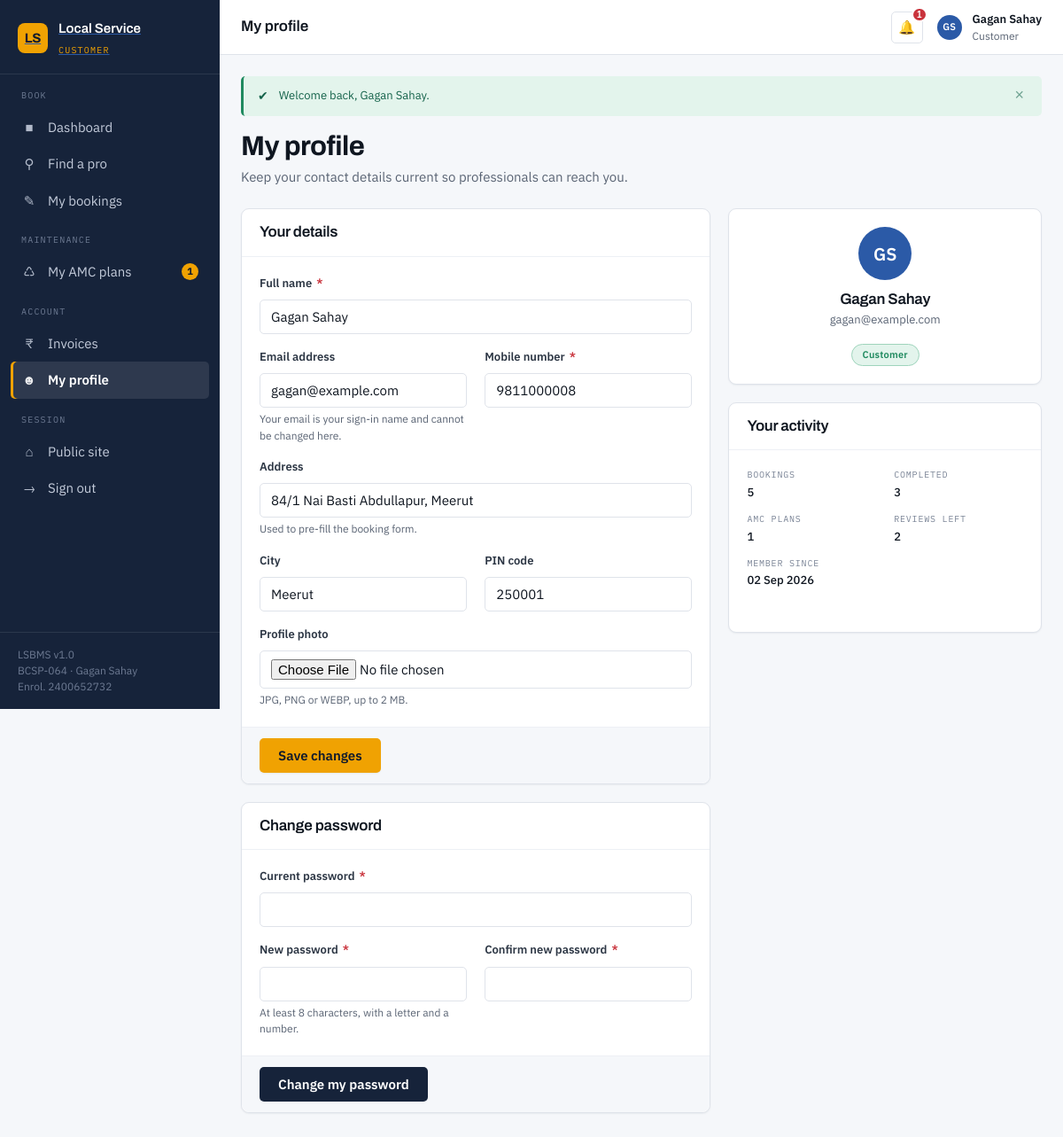
/customer/profile.php (signed in), run on the app's committed database.
### tables this page shows
CREATE TABLE users (
    user_id        INT UNSIGNED  NOT NULL AUTO_INCREMENT,
    full_name      VARCHAR(100)  NOT NULL,
    email          VARCHAR(150)  NOT NULL,
    password_hash  VARCHAR(255)  NOT NULL  COMMENT 'bcrypt output of password_hash(); never plaintext',
    phone          VARCHAR(15)   NOT NULL,
    address        VARCHAR(255)      NULL,
    city           VARCHAR(60)       NULL,
    pincode        VARCHAR(6)        NULL,
    profile_photo  VARCHAR(255)      NULL  COMMENT 'Relative path under assets/uploads/',
    role           ENUM('customer','provider','admin') NOT NULL DEFAULT 'customer',
    status         ENUM('active','suspended')          NOT NULL DEFAULT 'active',
    created_at     DATETIME      NOT NULL DEFAULT CURRENT_TIMESTAMP,
    updated_at     DATETIME      NOT NULL DEFAULT CURRENT_TIMESTAMP ON UPDATE CURRENT_TIMESTAMP,

    PRIMARY KEY (user_id),
    UNIQUE  KEY uq_users_email (email),
    KEY     idx_users_role     (role),
    KEY     idx_users_city     (city)
);

### includes/auth.php (called while the page is built, shortened)
<?php
require_once __DIR__ . '/functions.php';
function is_logged_in(): bool
{
    return !empty($_SESSION['user_id']);
}
function current_user_id(): int
{
    return (int) ($_SESSION['user_id'] ?? 0);
}
function current_user(): ?array
{
    $stmt = db()->prepare('SELECT * FROM users WHERE user_id = :id');
    $stmt->execute([':id' => current_user_id()]);
    return $cached = ($stmt->fetch() ?: null);
}

### config/database.php (called while the page is built, shortened)
<?php
class Database
{
    private static function env(string $key, string $fallback): string
    {
        $value = getenv($key);
        return $value !== '' ? (string) $value : $fallback;
    }
    private static ?PDO $connection = null;
    public static function getConnection(): PDO
    {
        if (self::$connection instanceof PDO) {
            return self::$connection;
        }
        $dsn = sprintf(
            'mysql:host=%s;port=%d;dbname=%s;charset=%s',
            self::env('DB_HOST', '127.0.0.1'),
            (int) self::env('DB_PORT', '3306'),
            self::env('DB_NAME', 'lsbms_db'),
            self::DB_CHARSET
        );
        $options = [
            PDO::ATTR_ERRMODE            => PDO::ERRMODE_EXCEPTION,
            PDO::ATTR_DEFAULT_FETCH_MODE => PDO::FETCH_ASSOC,
            PDO::ATTR_EMULATE_PREPARES   => false,
            PDO::ATTR_STRINGIFY_FETCHES  => false,
        ];
        try {
            self::$connection = new PDO(
                $dsn,
                self::env('DB_USER', 'root'),
                self::env('DB_PASSWORD', ''),
                $options
            );
            self::$connection->exec(
                "SET SESSION sql_mode = 'STRICT_ALL_TABLES,NO_ENGINE_SUBSTITUTION'"
            );
            self::$connection->exec("SET time_zone = '+05:30'");
        } catch (PDOException $e) {
            self::fail($e);
        }
        return self::$connection;
    }
}
function db(): PDO
{
    return Database::getConnection();
}

### customer/profile.php (the view, shortened to what this page needs)
<?php
require_once __DIR__ . '/../includes/auth.php';
$pdo    = db();
$userId = current_user_id();
$errors  = [];
$me = current_user();
$stmt = $pdo->prepare(
    "SELECT COUNT(*) AS bookings,
            SUM(status = 'completed') AS completed,
            (SELECT COUNT(*) FROM maintenance_contracts WHERE user_id = :uid1 AND status = 'active') AS contracts,
            (SELECT COUNT(*) FROM feedback WHERE user_id = :uid2) AS reviews
       FROM bookings WHERE user_id = :uid3"
);
$stmt->execute([':uid1' => $userId, ':uid2' => $userId, ':uid3' => $userId]);
$summary = $stmt->fetch();
include __DIR__ . '/../includes/header.php';
?>
<div class="grid grid--2" style="align-items:start;grid-template-columns:1.5fr 1fr">
    <div>
        <form class="card" method="post" action="profile.php"
              enctype="multipart/form-data" data-validate-form novalidate>
            <div class="card__head"><h3>Your details</h3></div>
            <div class="card__body">
                <div class="form-grid">
                    <div class="field field--full">
                        <label class="label" for="full_name">Full name <span class="req">*</span></label>
                        <input class="input<?= isset($errors['full_name']) ? ' is-invalid' : '' ?>"
                               type="text" id="full_name" name="full_name"
                               value="<?= e(post('full_name') ?: $me['full_name']) ?>"
                               data-validate="required">
                    </div>
                    <div class="field">
                        <label class="label" for="email">Email address</label>
                        <input class="input" type="email" id="email" value="<?= e($me['email']) ?>" disabled>
                        <div class="hint">Your email is your sign-in name and cannot be changed here.</div>
                    </div>
                    <div class="field">
                        <label class="label" for="phone">Mobile number <span class="req">*</span></label>
                        <input class="input<?= isset($errors['phone']) ? ' is-invalid' : '' ?>"
                               type="tel" id="phone" name="phone"
                               value="<?= e(post('phone') ?: $me['phone']) ?>"
                               data-numeric="10" data-validate="required|phone">
                    </div>
                    <div class="field field--full">
                        <label class="label" for="address">Address</label>
                        <input class="input" type="text" id="address" name="address"
                               value="<?= e(post('address') ?: (string) $me['address']) ?>">
                        <div class="hint">Used to pre-fill the booking form.</div>
                    </div>
                    <div class="field">
                        <label class="label" for="city">City</label>
                        <input class="input" type="text" id="city" name="city"
                               value="<?= e(post('city') ?: (string) $me['city']) ?>">
                    </div>
                    <div class="field">
                        <label class="label" for="pincode">PIN code</label>
                        <input class="input<?= isset($errors['pincode']) ? ' is-invalid' : '' ?>"
                               type="text" id="pincode" name="pincode"
                               value="<?= e(post('pincode') ?: (string) $me['pincode']) ?>"
                               data-numeric="6" data-validate="pincode">
                    </div>
                    <div class="field field--full">
                        <label class="label" for="profile_photo">Profile photo</label>
                        <input class="input<?= isset($errors['profile_photo']) ? ' is-invalid' : '' ?>"
                               type="file" id="profile_photo" name="profile_photo"
                               accept="image/jpeg,image/png,image/webp">
                        <?php if (isset($errors['profile_photo'])): ?>
                            <div class="error"><?= e($errors['profile_photo']) ?></div>
                        <?php else: ?>
                            <div class="hint">JPG, PNG or WEBP, up to <?= round(MAX_UPLOAD_BYTES / 1048576, 1) ?> MB.</div>
                        <?php endif; ?>
                    </div>
                </div>
            </div>
            <div class="card__foot">
                <button class="btn btn--accent" type="submit">Save changes</button>
            </div>
        </form>
        <form class="card" method="post" action="profile.php" data-validate-form novalidate>
            <div class="card__head"><h3>Change password</h3></div>
            <div class="card__body">
                <div class="form-grid">
                    <div class="field field--full">
                        <label class="label" for="current_password">Current password <span class="req">*</span></label>
                        <input class="input<?= isset($errors['current_password']) ? ' is-invalid' : '' ?>"
                               type="password" id="current_password" name="current_password"
                               autocomplete="current-password" data-validate="required">
                    </div>
                    <div class="field">
                        <label class="label" for="new_password">New password <span class="req">*</span></label>
                        <input class="input<?= isset($errors['new_password']) ? ' is-invalid' : '' ?>"
                               type="password" id="new_password" name="new_password"
                               autocomplete="new-password" data-validate="required|password">
                        <?php if (isset($errors['new_password'])): ?>
                            <div class="error"><?= e($errors['new_password']) ?></div>
                        <?php else: ?>
                            <div class="hint">At least <?= (int) MIN_PASSWORD_LENGTH ?> characters, with a letter and a number.</div>
                        <?php endif; ?>
                    </div>
                    <div class="field">
                        <label class="label" for="confirm_password">Confirm new password <span class="req">*</span></label>
                        <input class="input<?= isset($errors['confirm_password']) ? ' is-invalid' : '' ?>"
                               type="password" id="confirm_password" name="confirm_password"
                               autocomplete="new-password"
                               data-match="new_password" data-validate="required|match">
                    </div>
                </div>
            </div>
            <div class="card__foot">
                <button class="btn btn--primary" type="submit">Change my password</button>
            </div>
        </form>
    </div>
    <div>
        <section class="card">
            <div class="card__body text-center">
                <span class="avatar avatar--lg" style="margin:0 auto var(--sp-3)" aria-hidden="true">
                    <?= e(initials($me['full_name'])) ?>
                </span>
                <h3 style="margin-bottom:2px"><?= e($me['full_name']) ?></h3>
                <p class="text-small text-muted"><?= e($me['email']) ?></p>
                <span class="badge badge--active">Customer</span>
            </div>
        </section>
        <section class="card">
            <div class="card__head"><h3>Your activity</h3></div>
            <div class="card__body">
                <dl class="jobcard__facts" style="border-top:none;border-bottom:none;padding-top:0">
                    <div><dt>Bookings</dt><dd><?= (int) $summary['bookings'] ?></dd></div>
                    <div><dt>Completed</dt><dd><?= (int) $summary['completed'] ?></dd></div>
                    <div><dt>AMC plans</dt><dd><?= (int) $summary['contracts'] ?></dd></div>
                    <div><dt>Reviews left</dt><dd><?= (int) $summary['reviews'] ?></dd></div>
                    <div><dt>Member since</dt><dd><?= e(show_date($me['created_at'])) ?></dd></div>
                </dl>
            </div>
        </section>
    </div>
</div>
<?php include __DIR__ . '/../includes/footer.php'; ?>

### data on the page
users: full_name "Gagan Sahay", email "gagan@example.com", phone "9811000008", address "84/1 Nai Basti Abdullapur, Meerut", city "Meerut", pincode "250001", full_name "GS", created_at "02 Sep 2026"

### other printed values
$roleLabels[$role] "CUSTOMER"
$groupName "BOOK"
$icon "■"
$label "Dashboard"
$icon "⚲"
$label "Find a pro"
$icon "✎"
$label "My bookings"
$groupName "MAINTENANCE"
$icon "♺"
$label "My AMC plans"
$count "1"
$groupName "ACCOUNT"
$icon "₹"
$label "Invoices"
